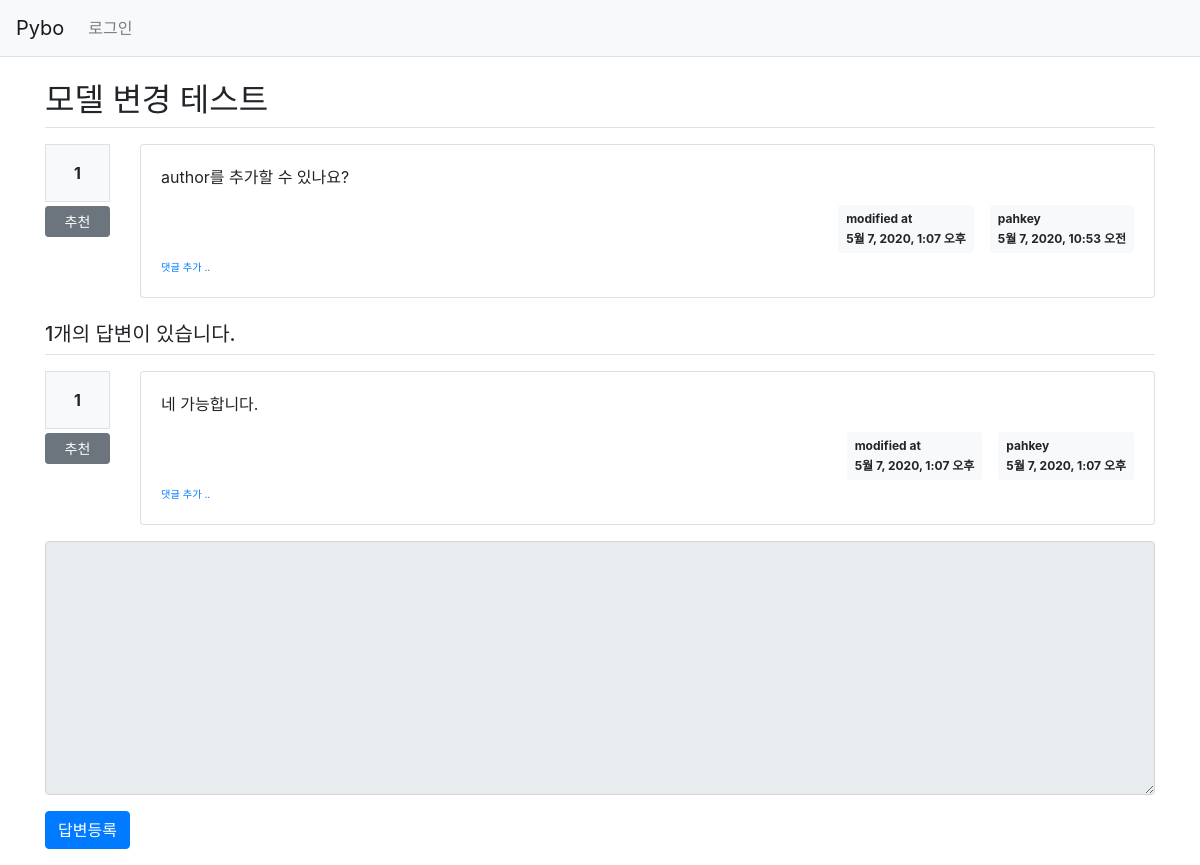
The app's page /pybo/14/ with its own data.
### pybo/models.py (models this page shows, shortened)
class Question(models.Model):
    author = models.ForeignKey(User, on_delete=models.CASCADE, related_name='author_question')
    subject = models.CharField(max_length=200)
    content = models.TextField()
    create_date = models.DateTimeField()
    modify_date = models.DateTimeField(null=True, blank=True)
    voter = models.ManyToManyField(User, related_name='voter_question')

class Answer(models.Model):
    author = models.ForeignKey(User, on_delete=models.CASCADE, related_name='author_answer')
    question = models.ForeignKey(Question, on_delete=models.CASCADE)
    content = models.TextField()
    create_date = models.DateTimeField()
    modify_date = models.DateTimeField(null=True, blank=True)
    voter = models.ManyToManyField(User, related_name='voter_answer')

### pybo/views/base_views.py (the view)
# urls.py: path('<int:question_id>/', base_views.detail, name='detail'),
def detail(request, question_id):
    question = get_object_or_404(Question, pk=question_id)
    context = {'question': question}
    return render(request, 'pybo/question_detail.html', context)

### pybo/templatetags/pybo_filter.py (called while the page is built)
@register.filter()
def mark(value):
    extensions = ["nl2br", "fenced_code"]
    return mark_safe(markdown.markdown(value, extensions=extensions))

### templates/pybo/question_detail.html (shortened to what this page needs)
{% extends 'base.html' %}
{% load pybo_filter %}
{% block content %}
<div class="container my-3">
    <h2 class="border-bottom py-2">{{ question.subject }}</h2>
    <div class="row my-3">
        <div class="col-1">
            <div class="bg-light text-center p-3 border font-weight-bolder mb-1">{{question.voter.count}}</div>
            <a href="#" data-uri="{% url 'pybo:vote_question' question.id  %}"
               class="recommend btn btn-sm btn-secondary btn-block my-1">추천</a>
        </div>
        <div class="col-11">
            <div class="card">
                <div class="card-body">
                    <div class="card-text">{{ question.content|mark }}</div>
                    <div class="d-flex justify-content-end">
                        {% if question.modify_date %}
                        <div class="badge badge-light p-2 text-left mx-3">
                            <div class="mb-2">modified at</div>
                            <div>{{ question.modify_date }}</div>
                        </div>
                        {% endif %}
                        <div class="badge badge-light p-2 text-left">
                            <div class="mb-2">{{ question.author.username }}</div>
                            <div>{{ question.create_date }}</div>
                        </div>
                    </div>
                    <div>
                        <a href="{% url 'pybo:comment_create_question' question.id  %}"
                           class="small"><small>댓글 추가 ..</small></a>
                    </div>
                </div>
            </div>
        </div>
    </div>
    <h5 class="border-bottom my-3 py-2">{{question.answer_set.count}}개의 답변이 있습니다.</h5>
    {% for answer in question.answer_set.all %}
    <div class="row my-3">
        <div class="col-1">
            <div class="bg-light text-center p-3 border font-weight-bolder mb-1">{{answer.voter.count}}</div>
            <a href="#" data-uri="{% url 'pybo:vote_answer' answer.id  %}"
                class="recommend btn btn-sm btn-secondary btn-block my-1">추천</a>
        </div>
        <div class="col-11">
            <div class="card">
                <div class="card-body">
                    <div class="card-text">{{ answer.content|mark }}</div>
                    <div class="d-flex justify-content-end">
                        {% if answer.modify_date %}
                        <div class="badge badge-light p-2 text-left mx-3">
                            <div class="mb-2">modified at</div>
                            <div>{{ answer.modify_date }}</div>
                        </div>
                        {% endif %}
                        <div class="badge badge-light p-2 text-left">
                            <div class="mb-2">{{ answer.author.username }}</div>
                            <div>{{ answer.create_date }}</div>
                        </div>
                    </div>
                    <div>
                        <a href="{% url 'pybo:comment_create_answer' answer.id  %}"
                           class="small"><small>댓글 추가 ..</small></a>
                    </div>
                </div>
            </div>
        </div>
    </div>
    {% endfor %}
    <form action="{% url 'pybo:answer_create' question.id %}" method="post" class="my-3">
        <div class="form-group">
            <textarea {% if not user.is_authenticated %}disabled{% endif %}
              name="content" id="content" class="form-control" rows="10"></textarea>
        </div>
        <input type="submit" value="답변등록" class="btn btn-primary">
    </form>
</div>
{% endblock %}

### records on screen
Question: subject "모델 변경 테스트", voter.count "1", content|mark "author를 추가할 수 있나요?", modify_date "5월 7, 2020, 1:07 오후", author.username "pahkey", create_date "5월 7, 2020, 10:53 오전", answer_set.count "1"
Answer: voter.count "1", content|mark "네 가능합니다.", modify_date "5월 7, 2020, 1:07 오후", author.username "pahkey", create_date "5월 7, 2020, 1:07 오후"
